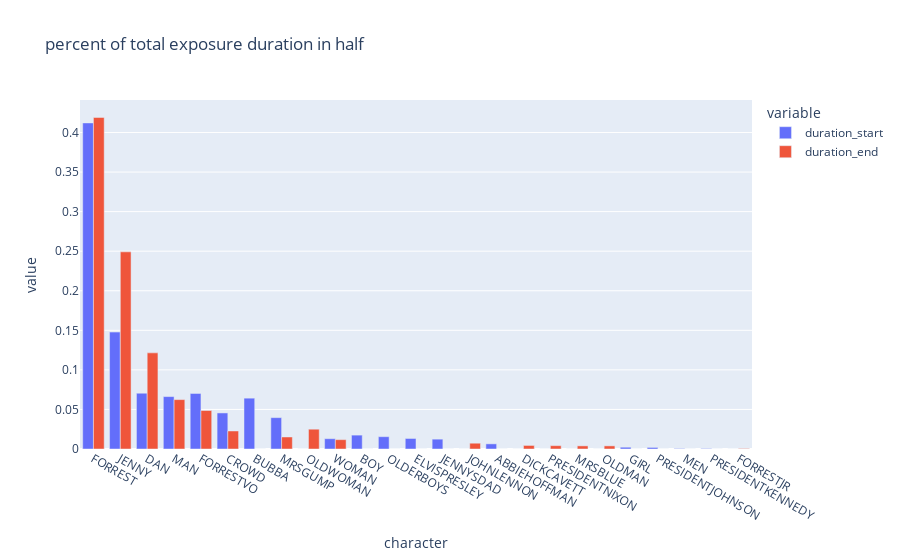

The code cell stored with this chart in its notebook:
### Code cell
fig = px.bar(joined, x="character", y=['duration_start', 'duration_end'], barmode='group', title='Percent of total exposure duration in half')
fig.update_layout(barmode='group', xaxis={'categoryorder':'total descending'})
fig.show()

### Figure 1 — Plotly figure (JSON) as saved in the notebook; plotly's stock layout.template omitted (floating-point values rounded to 4 significant figures)
{"data": [{"alignmentgroup": "True", "hovertemplate": "variable=duration_start<br>character=%{x}<br>value=%{y}<extra></extra>", "legendgroup": "duration_start", "marker": {"color": "#636efa", "pattern": {"shape": ""}}, "name": "duration_start", "offsetgroup": "duration_start", "orientation": "v", "showlegend": true, "textposition": "auto", "type": "bar", "x": ["ABBIEHOFFMAN", "BOY", "BUBBA", "CROWD", "DAN", "DICKCAVETT", "ELVISPRESLEY", "FORREST", "FORRESTJR", "FORRESTVO", "GIRL", "JENNY", "JENNYSDAD", "JOHNLENNON", "MAN", "MEN", "MRSBLUE", "MRSGUMP", "OLDERBOYS", "OLDMAN", "OLDWOMAN", "PRESIDENTJOHNSON", "PRESIDENTKENNEDY", "PRESIDENTNIXON", "WOMAN"], "xaxis": "x", "y": [0.00651, 0.01755, 0.06425, 0.04557, 0.07048, 0, 0.0133, 0.4121, 0, 0.0702, 0.002264, 0.1477, 0.01245, 0, 0.06623, 0.0005661, 0, 0.03963, 0.01557, 0, 0, 0.001981, 0.0005661, 0, 0.01302], "yaxis": "y"}, {"alignmentgroup": "True", "hovertemplate": "variable=duration_end<br>character=%{x}<br>value=%{y}<extra></extra>", "legendgroup": "duration_end", "marker": {"color": "#EF553B", "pattern": {"shape": ""}}, "name": "duration_end", "offsetgroup": "duration_end", "orientation": "v", "showlegend": true, "textposition": "auto", "type": "bar", "x": ["ABBIEHOFFMAN", "BOY", "BUBBA", "CROWD", "DAN", "DICKCAVETT", "ELVISPRESLEY", "FORREST", "FORRESTJR", "FORRESTVO", "GIRL", "JENNY", "JENNYSDAD", "JOHNLENNON", "MAN", "MEN", "MRSBLUE", "MRSGUMP", "OLDERBOYS", "OLDMAN", "OLDWOMAN", "PRESIDENTJOHNSON", "PRESIDENTKENNEDY", "PRESIDENTNIXON", "WOMAN"], "xaxis": "x", "y": [0, 0, 0, 0.02278, 0.1215, 0.004499, 0, 0.419, 0.0005624, 0.04865, 0, 0.2492, 0, 0.007312, 0.06243, 0, 0.003937, 0.01519, 0, 0.003937, 0.02503, 0, 0, 0.004218, 0.01181], "yaxis": "y"}], "layout": {"barmode": "group", "legend": {"title": {"text": "variable"}, "tracegroupgap": 0}, "title": {"text": "percent of total exposure duration in half"}, "xaxis": {"anchor": "y", "categoryorder": "total descending", "domain": [0, 1], "title": {"text": "character"}}, "yaxis": {"anchor": "x", "domain": [0, 1], "title": {"text": "value"}}}}
